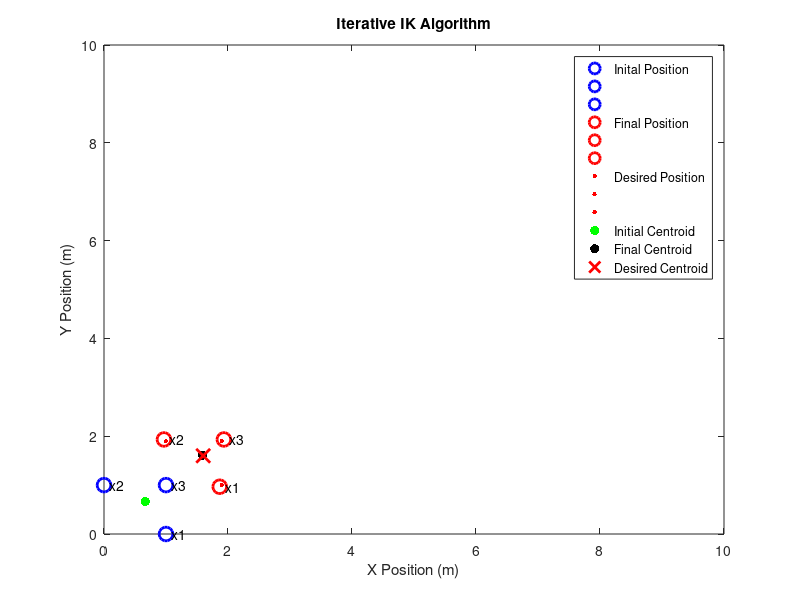

Write the MATLAB code that produced this figure.
clc;
clear all;
close all;

%% Data

ik = 'postural'; % 'centroid' or 'postural'

x1 = [1 0];
x2 = [0 1];
x3 = [1 1];

x1i = x1;
x2i = x2;
x3i = x3;

x = [x1;x2;x3];
w = 10e-3;
gamma = 10e-3;

target = [10 10];

centroid = sum(x)/3;
centroid_i = centroid;
centroid_d = centroid + 0.1*(target - centroid);

x1_d = x1 + 0.1*(target - x1);
x2_d = x2 + 0.1*(target - x2);
x3_d = x3 + 0.1*(target - x3);

J = [1/3 1/3 1/3 0 0 0;
    0 0 0 1/3 1/3 1/3];
J_bar = [J;w*eye(6)];

e_c = [centroid_d - centroid]';
e_x = [[x1_d - x1]';
    [x2_d - x2]';
    [x3_d - x3]'];
e = [e_c;e_x];

% %% Iterative IK algorithm
% while norm(J'*e_c)^2 >= 0.01
%   alpha = 1;
%   delta_x = inv(J'*J + w^2*eye(6))*J'*e_c;
%   delta_x = reshape(delta_x,2,3)';
%   x_test = x + alpha*delta_x;
%   centroid = sum(x_test)/4;
%   e_test = [centroid_d - centroid]';
%   red_err = norm(e_c) - norm(e_test);
%   while red_err <= gamma*alpha*norm(e_c)
%     alpha = alpha/2;
%     x_test = x + alpha*delta_x;
%     centroid = sum(x_test)/4;
%     e_test = [centroid_d - centroid]';
%     red_err = norm(e_c) - norm(e_test);
%   end
%   x = x_test;
%   e_c = e_test;
% end

%% Iterative IK algorithm with postural task
while norm(J_bar'*e)^2 >= 0.1
  alpha = 1;
  delta_x = inv(J'*J + w^2*eye(6))*(J'*e_c + w^2*e_x);
  delta_x = reshape(delta_x,2,3)';
  x_test = x + alpha*delta_x;
  centroid = sum(x_test)/3;
  e_c_test = [centroid_d - centroid]';
  e_x_test = [[x1_d - x_test(1,:)]';
    [x2_d - x_test(2,:)]';
    [x3_d - x_test(3,:)]'];
  e_test = [e_c_test;e_x_test];
  red_err = norm(e) - norm(e_test);
  while red_err <= gamma*alpha*norm(e)
    alpha = alpha/2;
    x_test = x + alpha*delta_x;
    centroid = sum(x_test)/3;
    e_c_test = [centroid_d - centroid]';
    e_x_test = [[x1_d - x_test(1,:)]';
    [x2_d - x_test(2,:)]';
    [x3_d - x_test(3,:)]'];
    e_test = [e_c_test;e_x_test];
    red_err = norm(e) - norm(e_test);
  end
  x = x_test;
  e = e_test;
  e_c = [centroid_d - centroid]';
  e_x = [[x1_d - x(1)]';
    [x2_d - x(2)]';
    [x3_d - x(3)]'];
  J_bar = [J;w*eye(6)];
end

%% Plotting
figure(1)
plot(x1i(1),x1i(2),'bo','MarkerSize',10,'LineWidth',2)
text(x1i(1),x1i(2),'  x1')
hold on
plot(x2i(1),x2i(2),'bo','MarkerSize',10,'LineWidth',2)
text(x2i(1),x2i(2),'  x2')
plot(x3i(1),x3i(2),'bo','MarkerSize',10,'LineWidth',2)
text(x3i(1),x3i(2),'  x3')
plot(x(1,1),x(1,2),'ro','MarkerSize',10,'LineWidth',2)
text(x(1,1),x(1,2),'  x1')
plot(x(2,1),x(2,2),'ro','MarkerSize',10,'LineWidth',2)
text(x(2,1),x(2,2),'  x2')
plot(x(3,1),x(3,2),'ro','MarkerSize',10,'LineWidth',2)
text(x(3,1),x(3,2),'  x3')
if strcmp(ik, 'postural')
  plot(x1_d(1),x1_d(2),'r.','MarkerSize',10,'LineWidth',2)
  plot(x2_d(1),x2_d(2),'r.','MarkerSize',10,'LineWidth',2)
  plot(x3_d(1),x3_d(2),'r.','MarkerSize',10,'LineWidth',2)
end
plot(centroid_i(1),centroid_i(2),'g.','MarkerSize',20,'LineWidth',2)
plot(centroid(1),centroid(2),'k.','MarkerSize',20,'LineWidth',2)
plot(centroid_d(1),centroid_d(2),'rx','MarkerSize',10,'LineWidth',2)
legend('Inital Position','','','Final Position','','','Desired Position','','','Initial Centroid','Final Centroid','Desired Centroid','Location','Best')
xlabel('X Position (m)')
ylabel('Y Position (m)')
title('Iterative IK Algorithm')
xlim([0 10])
ylim([0 10])
